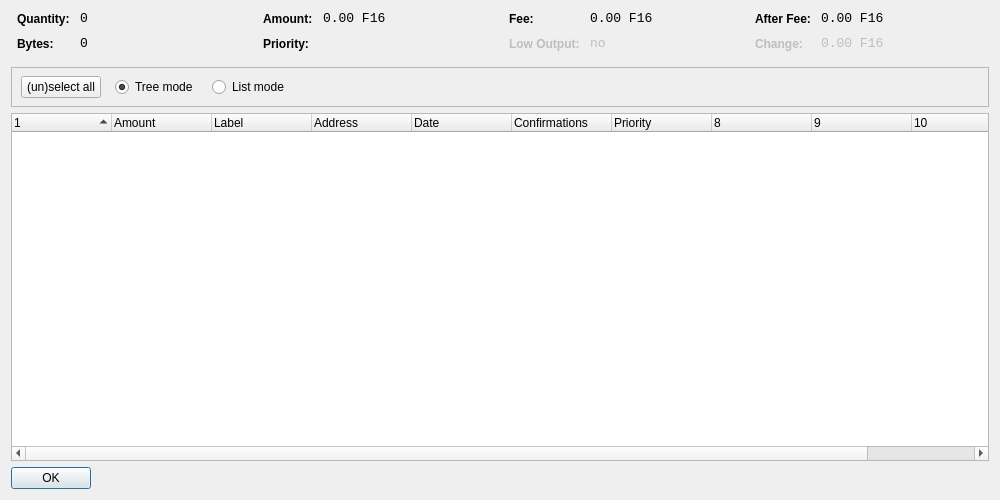
<?xml version="1.0" encoding="UTF-8"?>
<ui version="4.0">
 <class>CoinControlDialog</class>
 <widget class="QDialog" name="CoinControlDialog">
  <property name="geometry">
   <rect>
    <x>0</x>
    <y>0</y>
    <width>1000</width>
    <height>500</height>
   </rect>
  </property>
  <property name="windowTitle">
   <string>Coin Control</string>
  </property>
  <layout class="QVBoxLayout" name="verticalLayout">
   <item>
    <layout class="QHBoxLayout" name="horizontalLayoutTop" stretch="0,0,0,0">
     <property name="topMargin">
      <number>0</number>
     </property>
     <property name="bottomMargin">
      <number>10</number>
     </property>
     <item>
      <layout class="QFormLayout" name="formLayoutCoinControl1">
       <property name="horizontalSpacing">
        <number>10</number>
       </property>
       <property name="verticalSpacing">
        <number>10</number>
       </property>
       <property name="leftMargin">
        <number>6</number>
       </property>
       <property name="rightMargin">
        <number>6</number>
       </property>
       <item row="0" column="0">
        <widget class="QLabel" name="labelCoinControlQuantityText">
         <property name="styleSheet">
          <string notr="true">font-weight:bold;</string>
         </property>
         <property name="text">
          <string>Quantity:</string>
         </property>
        </widget>
       </item>
       <item row="0" column="1">
        <widget class="QLabel" name="labelCoinControlQuantity">
         <property name="font">
          <font>
           <family>Monospace</family>
           <pointsize>10</pointsize>
          </font>
         </property>
         <property name="cursor">
          <cursorShape>IBeamCursor</cursorShape>
         </property>
         <property name="contextMenuPolicy">
          <enum>Qt::ActionsContextMenu</enum>
         </property>
         <property name="text">
          <string notr="true">0</string>
         </property>
         <property name="textInteractionFlags">
          <set>Qt::LinksAccessibleByMouse|Qt::TextSelectableByKeyboard|Qt::TextSelectableByMouse</set>
         </property>
        </widget>
       </item>
       <item row="1" column="0">
        <widget class="QLabel" name="labelCoinControlBytesText">
         <property name="styleSheet">
          <string notr="true">font-weight:bold;</string>
         </property>
         <property name="text">
          <string>Bytes:</string>
         </property>
        </widget>
       </item>
       <item row="1" column="1">
        <widget class="QLabel" name="labelCoinControlBytes">
         <property name="font">
          <font>
           <family>Monospace</family>
           <pointsize>10</pointsize>
          </font>
         </property>
         <property name="cursor">
          <cursorShape>IBeamCursor</cursorShape>
         </property>
         <property name="contextMenuPolicy">
          <enum>Qt::ActionsContextMenu</enum>
         </property>
         <property name="text">
          <string notr="true">0</string>
         </property>
         <property name="textInteractionFlags">
          <set>Qt::LinksAccessibleByMouse|Qt::TextSelectableByKeyboard|Qt::TextSelectableByMouse</set>
         </property>
        </widget>
       </item>
      </layout>
     </item>
     <item>
      <layout class="QFormLayout" name="formLayoutCoinControl2">
       <property name="horizontalSpacing">
        <number>10</number>
       </property>
       <property name="verticalSpacing">
        <number>10</number>
       </property>
       <property name="leftMargin">
        <number>6</number>
       </property>
       <property name="rightMargin">
        <number>6</number>
       </property>
       <item row="0" column="0">
        <widget class="QLabel" name="labelCoinControlAmountText">
         <property name="styleSheet">
          <string notr="true">font-weight:bold;</string>
         </property>
         <property name="text">
          <string>Amount:</string>
         </property>
        </widget>
       </item>
       <item row="0" column="1">
        <widget class="QLabel" name="labelCoinControlAmount">
         <property name="font">
          <font>
           <family>Monospace</family>
           <pointsize>10</pointsize>
          </font>
         </property>
         <property name="cursor">
          <cursorShape>IBeamCursor</cursorShape>
         </property>
         <property name="contextMenuPolicy">
          <enum>Qt::ActionsContextMenu</enum>
         </property>
         <property name="text">
          <string notr="true">0.00 F16</string>
         </property>
         <property name="textInteractionFlags">
          <set>Qt::LinksAccessibleByMouse|Qt::TextSelectableByKeyboard|Qt::TextSelectableByMouse</set>
         </property>
        </widget>
       </item>
       <item row="1" column="0">
        <widget class="QLabel" name="labelCoinControlPriorityText">
         <property name="styleSheet">
          <string notr="true">font-weight:bold;</string>
         </property>
         <property name="text">
          <string>Priority:</string>
         </property>
        </widget>
       </item>
       <item row="1" column="1">
        <widget class="QLabel" name="labelCoinControlPriority">
         <property name="font">
          <font>
           <family>Monospace</family>
           <pointsize>10</pointsize>
          </font>
         </property>
         <property name="cursor">
          <cursorShape>IBeamCursor</cursorShape>
         </property>
         <property name="contextMenuPolicy">
          <enum>Qt::ActionsContextMenu</enum>
         </property>
         <property name="text">
          <string/>
         </property>
         <property name="textInteractionFlags">
          <set>Qt::LinksAccessibleByMouse|Qt::TextSelectableByKeyboard|Qt::TextSelectableByMouse</set>
         </property>
        </widget>
       </item>
      </layout>
     </item>
     <item>
      <layout class="QFormLayout" name="formLayoutCoinControl3">
       <property name="horizontalSpacing">
        <number>10</number>
       </property>
       <property name="verticalSpacing">
        <number>10</number>
       </property>
       <property name="leftMargin">
        <number>6</number>
       </property>
       <property name="rightMargin">
        <number>6</number>
       </property>
       <item row="0" column="0">
        <widget class="QLabel" name="labelCoinControlFeeText">
         <property name="styleSheet">
          <string notr="true">font-weight:bold;</string>
         </property>
         <property name="text">
          <string>Fee:</string>
         </property>
        </widget>
       </item>
       <item row="0" column="1">
        <widget class="QLabel" name="labelCoinControlFee">
         <property name="font">
          <font>
           <family>Monospace</family>
           <pointsize>10</pointsize>
          </font>
         </property>
         <property name="cursor">
          <cursorShape>IBeamCursor</cursorShape>
         </property>
         <property name="contextMenuPolicy">
          <enum>Qt::ActionsContextMenu</enum>
         </property>
         <property name="text">
          <string notr="true">0.00 F16</string>
         </property>
         <property name="textInteractionFlags">
          <set>Qt::LinksAccessibleByMouse|Qt::TextSelectableByKeyboard|Qt::TextSelectableByMouse</set>
         </property>
        </widget>
       </item>
       <item row="1" column="0">
        <widget class="QLabel" name="labelCoinControlLowOutputText">
         <property name="enabled">
          <bool>false</bool>
         </property>
         <property name="styleSheet">
          <string notr="true">font-weight:bold;</string>
         </property>
         <property name="text">
          <string>Low Output:</string>
         </property>
        </widget>
       </item>
       <item row="1" column="1">
        <widget class="QLabel" name="labelCoinControlLowOutput">
         <property name="enabled">
          <bool>false</bool>
         </property>
         <property name="font">
          <font>
           <family>Monospace</family>
           <pointsize>10</pointsize>
          </font>
         </property>
         <property name="cursor">
          <cursorShape>IBeamCursor</cursorShape>
         </property>
         <property name="contextMenuPolicy">
          <enum>Qt::ActionsContextMenu</enum>
         </property>
         <property name="text">
          <string notr="true">no</string>
         </property>
         <property name="textInteractionFlags">
          <set>Qt::LinksAccessibleByMouse|Qt::TextSelectableByKeyboard|Qt::TextSelectableByMouse</set>
         </property>
        </widget>
       </item>
      </layout>
     </item>
     <item>
      <layout class="QFormLayout" name="formLayoutCoinControl4">
       <property name="horizontalSpacing">
        <number>10</number>
       </property>
       <property name="verticalSpacing">
        <number>10</number>
       </property>
       <property name="leftMargin">
        <number>6</number>
       </property>
       <property name="rightMargin">
        <number>6</number>
       </property>
       <item row="0" column="0">
        <widget class="QLabel" name="labelCoinControlAfterFeeText">
         <property name="styleSheet">
          <string notr="true">font-weight:bold;</string>
         </property>
         <property name="text">
          <string>After Fee:</string>
         </property>
        </widget>
       </item>
       <item row="0" column="1">
        <widget class="QLabel" name="labelCoinControlAfterFee">
         <property name="font">
          <font>
           <family>Monospace</family>
           <pointsize>10</pointsize>
          </font>
         </property>
         <property name="cursor">
          <cursorShape>IBeamCursor</cursorShape>
         </property>
         <property name="contextMenuPolicy">
          <enum>Qt::ActionsContextMenu</enum>
         </property>
         <property name="text">
          <string notr="true">0.00 F16</string>
         </property>
         <property name="textInteractionFlags">
          <set>Qt::LinksAccessibleByMouse|Qt::TextSelectableByKeyboard|Qt::TextSelectableByMouse</set>
         </property>
        </widget>
       </item>
       <item row="1" column="0">
        <widget class="QLabel" name="labelCoinControlChangeText">
         <property name="enabled">
          <bool>false</bool>
         </property>
         <property name="styleSheet">
          <string notr="true">font-weight:bold;</string>
         </property>
         <property name="text">
          <string>Change:</string>
         </property>
        </widget>
       </item>
       <item row="1" column="1">
        <widget class="QLabel" name="labelCoinControlChange">
         <property name="enabled">
          <bool>false</bool>
         </property>
         <property name="font">
          <font>
           <family>Monospace</family>
           <pointsize>10</pointsize>
          </font>
         </property>
         <property name="cursor">
          <cursorShape>IBeamCursor</cursorShape>
         </property>
         <property name="contextMenuPolicy">
          <enum>Qt::ActionsContextMenu</enum>
         </property>
         <property name="text">
          <string notr="true">0.00 F16</string>
         </property>
         <property name="textInteractionFlags">
          <set>Qt::LinksAccessibleByMouse|Qt::TextSelectableByKeyboard|Qt::TextSelectableByMouse</set>
         </property>
        </widget>
       </item>
      </layout>
     </item>
    </layout>
   </item>
   <item>
    <widget class="QFrame" name="frame">
     <property name="minimumSize">
      <size>
       <width>0</width>
       <height>40</height>
      </size>
     </property>
     <property name="frameShape">
      <enum>QFrame::StyledPanel</enum>
     </property>
     <property name="frameShadow">
      <enum>QFrame::Sunken</enum>
     </property>
     <widget class="QWidget" name="horizontalLayoutWidget">
      <property name="geometry">
       <rect>
        <x>10</x>
        <y>0</y>
        <width>781</width>
        <height>41</height>
       </rect>
      </property>
      <layout class="QHBoxLayout" name="horizontalLayoutPanel" stretch="0,0,0,0,0">
       <property name="spacing">
        <number>14</number>
       </property>
       <item>
        <widget class="QPushButton" name="pushButtonSelectAll">
         <property name="sizePolicy">
          <sizepolicy hsizetype="Maximum" vsizetype="Fixed">
           <horstretch>0</horstretch>
           <verstretch>0</verstretch>
          </sizepolicy>
         </property>
         <property name="text">
          <string>(un)select all</string>
         </property>
        </widget>
       </item>
       <item>
        <widget class="QRadioButton" name="radioTreeMode">
         <property name="sizePolicy">
          <sizepolicy hsizetype="Maximum" vsizetype="Fixed">
           <horstretch>0</horstretch>
           <verstretch>0</verstretch>
          </sizepolicy>
         </property>
         <property name="text">
          <string>Tree mode</string>
         </property>
         <property name="checked">
          <bool>true</bool>
         </property>
        </widget>
       </item>
       <item>
        <widget class="QRadioButton" name="radioListMode">
         <property name="sizePolicy">
          <sizepolicy hsizetype="Maximum" vsizetype="Fixed">
           <horstretch>0</horstretch>
           <verstretch>0</verstretch>
          </sizepolicy>
         </property>
         <property name="text">
          <string>List mode</string>
         </property>
        </widget>
       </item>
       <item>
        <spacer name="horizontalSpacer">
         <property name="orientation">
          <enum>Qt::Horizontal</enum>
         </property>
         <property name="sizeHint" stdset="0">
          <size>
           <width>40</width>
           <height>20</height>
          </size>
         </property>
        </spacer>
       </item>
      </layout>
     </widget>
    </widget>
   </item>
   <item>
    <widget class="CoinControlTreeWidget" name="treeWidget">
     <property name="contextMenuPolicy">
      <enum>Qt::CustomContextMenu</enum>
     </property>
     <property name="sortingEnabled">
      <bool>false</bool>
     </property>
     <property name="columnCount">
      <number>11</number>
     </property>
     <attribute name="headerShowSortIndicator" stdset="0">
      <bool>true</bool>
     </attribute>
     <attribute name="headerStretchLastSection">
      <bool>false</bool>
     </attribute>
     <column>
      <property name="text">
       <string/>
      </property>
     </column>
     <column>
      <property name="text">
       <string>Amount</string>
      </property>
     </column>
     <column>
      <property name="text">
       <string>Label</string>
      </property>
     </column>
     <column>
      <property name="text">
       <string>Address</string>
      </property>
     </column>
     <column>
      <property name="text">
       <string>Date</string>
      </property>
     </column>
     <column>
      <property name="text">
       <string>Confirmations</string>
      </property>
      <property name="toolTip">
       <string>Confirmed</string>
      </property>
     </column>
     <column>
      <property name="text">
       <string>Priority</string>
      </property>
     </column>
     <column>
      <property name="text">
       <string/>
      </property>
     </column>
     <column>
      <property name="text">
       <string/>
      </property>
     </column>
     <column>
      <property name="text">
       <string/>
      </property>
     </column>
     <column>
      <property name="text">
       <string/>
      </property>
     </column>
    </widget>
   </item>
   <item>
    <widget class="QDialogButtonBox" name="buttonBox">
     <property name="sizePolicy">
      <sizepolicy hsizetype="Maximum" vsizetype="Fixed">
       <horstretch>0</horstretch>
       <verstretch>0</verstretch>
      </sizepolicy>
     </property>
     <property name="orientation">
      <enum>Qt::Horizontal</enum>
     </property>
     <property name="standardButtons">
      <set>QDialogButtonBox::Ok</set>
     </property>
    </widget>
   </item>
  </layout>
 </widget>
 <customwidgets>
  <customwidget>
   <class>CoinControlTreeWidget</class>
   <extends>QTreeWidget</extends>
   <header>coincontroltreewidget.h</header>
  </customwidget>
 </customwidgets>
 <resources/>
 <connections/>
</ui>
